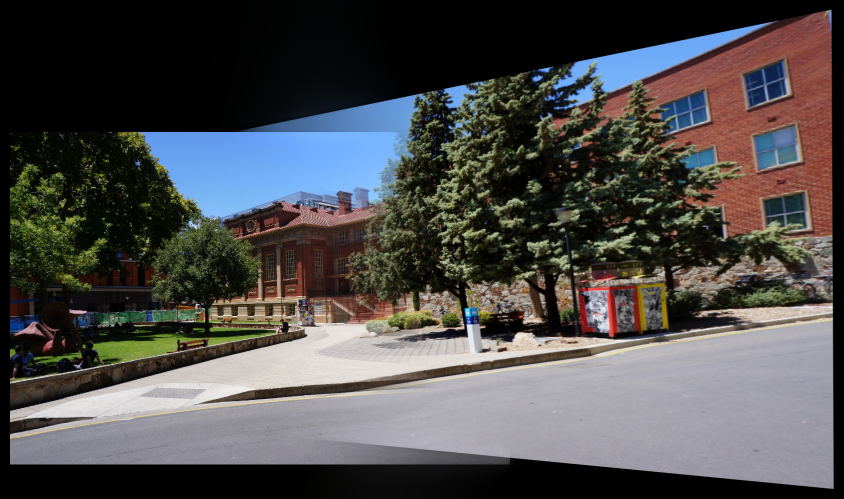
#> input picture stitched_multi.png, 1687 x 998 px, given in place of imgA.JPG, which was not available (shown at 1/2 size)
$ jupyter execute --allow-errors Attempt1.ipynb   (text cells are left out)
#> lines starting #> are read from the running program, lines starting #| are printed output that depends on the picture; pictures that were not available may be replaced by others from this repository, and a replacement may not be noted
[cell 1]
import torch, torchvision
import numpy as np
import cv2
import torch.nn.functional as F
import matplotlib.pyplot as plt
import os
import sys
import pytorch_lightning as pl

[cell 2]
FAR_Height = 640
FAR_Width = 480
BASE_DIR = os.getcwd()
FAR_MP3D_DIR = f"{BASE_DIR}/far/mp3d_loftr"
sys.path.append(FAR_MP3D_DIR)

from src.lightning.lightning_loftr import PL_LoFTR
sys.path.append(f"{FAR_MP3D_DIR}/third_party/prior_ransac")


imgA_path = f"{BASE_DIR}/imgA.JPG"
imgB_path = f"{BASE_DIR}/imgB.JPG"

[cell 3]
# [8 lines left out: function load_image_for_far, not called in this run]

#> (a cell that did not finish here is left out)

[cell 5]
from src.config.default import get_cfg_defaults

data_cfg = f"{BASE_DIR}/far/mp3d_loftr/configs/data/mp3d.py"
model_cfg = f"{BASE_DIR}/far/mp3d_loftr/configs/loftr/indoor/loftr_ds_dense.py"

# merging data and model configs
#> (the rest of this cell did not finish here and is left out)

[cell 6]
# [15 lines left out: function get_R_t_from_pose, not called in this run]

[cell 7]
import math

def make_intrinsics(w, h, hfov_deg=60.0):
    '''
    Camera Intrinsics using horizontal field of view (hfov_deg).
    fx ≈ fy, principal point is centered.
    '''
    fx = (w / 2) / math.tan(math.radians(hfov_deg) / 2)
    fy = fx
    cx = w / 2.0
    cy = h / 2.0

    K = np.array([
        [fx, 0,  cx],
        [0,  fy, cy],
        [0,  0,  1]
    ], dtype=np.float32)

    return K

def cylindrical_projection(img, K):
    '''
    Project image onto a cylinder using intrinsics K.
    '''
    h, w = img.shape[:2]
    fx = K[0, 0]
    fy = K[1, 1]
    cx = K[0, 2]
    cy = K[1, 2]

    # pixel grid
    xs = np.arange(w)
    ys = np.arange(h)
    xx, yy = np.meshgrid(xs, ys)

    # normalized camera coordinates
    x_norm = (xx - cx) / fx
    y_norm = (yy - cy) / fy

    # cylindrical projection
    theta = np.arctan(x_norm)
    h_ = y_norm / np.sqrt(1 + x_norm**2)

    # mapping back to pixel space
    x_cyl = fx * theta + cx
    y_cyl = fy * h_ + cy

    map_x = x_cyl.astype(np.float32)
    map_y = y_cyl.astype(np.float32)

    cyl = cv2.remap(
        img, map_x, map_y,
        interpolation=cv2.INTER_LINEAR,
        borderMode=cv2.BORDER_CONSTANT,
        borderValue=(0, 0, 0)
    )
    return cyl

[cell 8]
img_ref = cv2.imread(imgA_path)
#> img_ref is the input picture: shape (998, 1687, 3); mean B, G, R 76.2, 76.3, 77.5
img_tgt = cv2.imread(imgB_path)
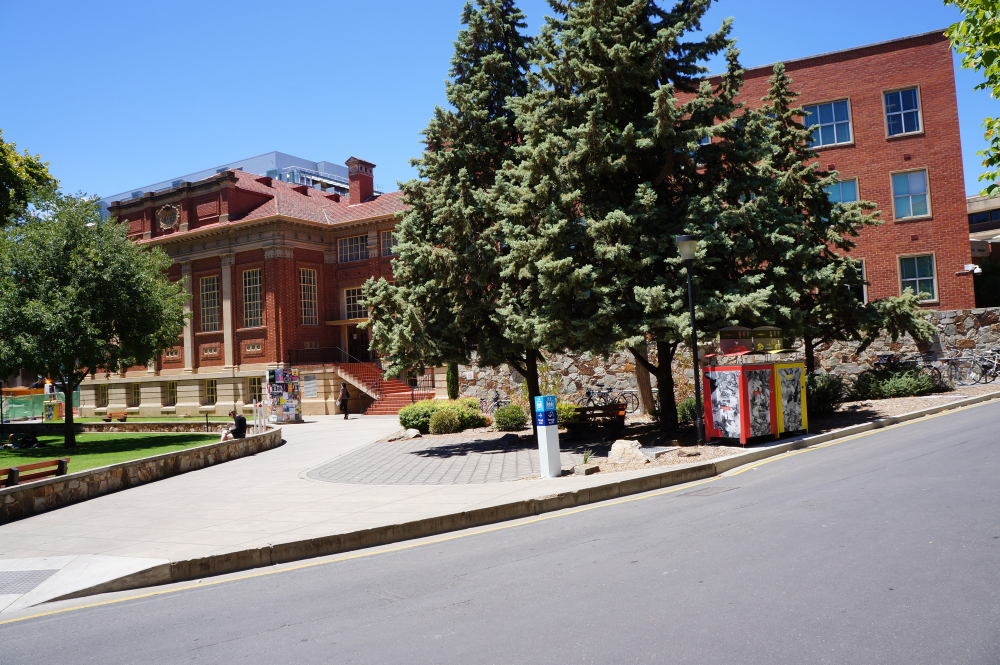
#> input picture imgB.JPG, 2000 x 1329 px (shown at 1/2 size)
#> img_tgt is the input picture: shape (1329, 2000, 3); mean B, G, R 125.6, 121.9, 119.8

if img_ref is None or img_tgt is None:
    raise FileNotFoundError("One of the images could not be loaded. Check the image paths.")

STITCH_W = 1000
STITCH_H = 665

img_ref = cv2.resize(img_ref, (STITCH_W, STITCH_H))
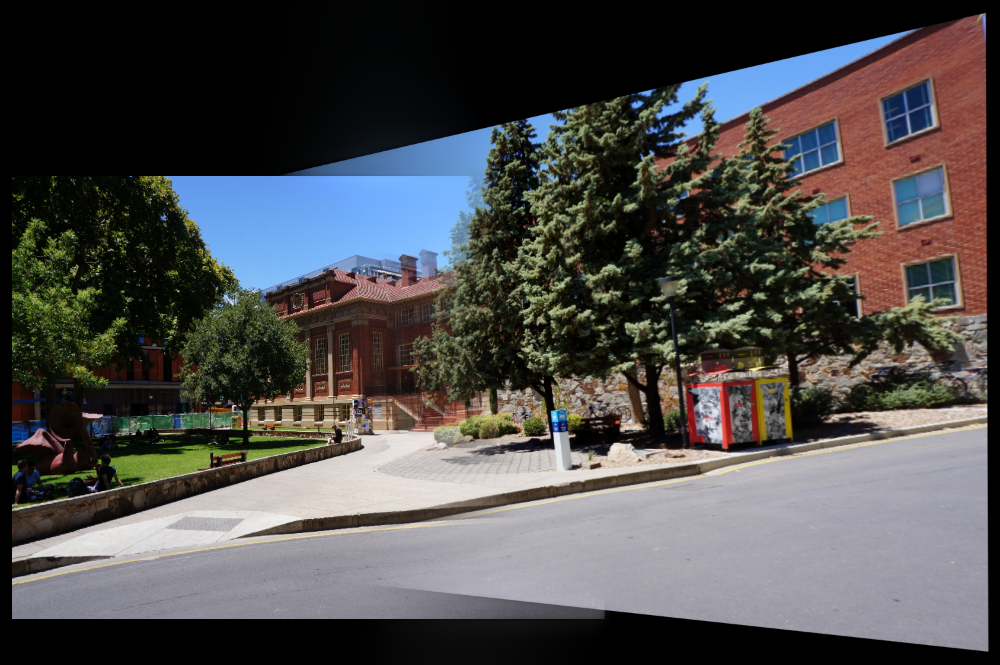
#> img_ref: shape (665, 1000, 3); mean B, G, R 76.1, 76.2, 77.4
# img_ref = cv2.resize(img_ref)
img_tgt = cv2.resize(img_tgt, (STITCH_W, STITCH_H))
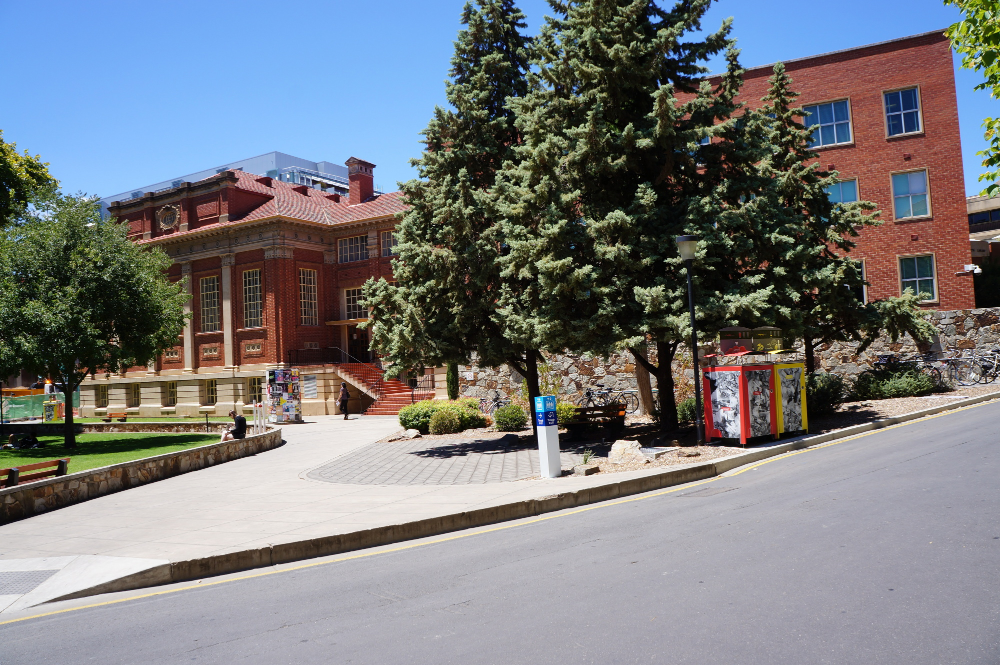
#> img_tgt: shape (665, 1000, 3); mean B, G, R 125.5, 121.8, 119.7
# img_tgt = cv2.resize(img_tgt)


K0 = make_intrinsics(STITCH_W, STITCH_H)
K1 = make_intrinsics(STITCH_W, STITCH_H)

img_ref_cyl = cylindrical_projection(img_ref, K0)
#> in cylindrical_projection, `theta = np.arctan(x_norm)`:
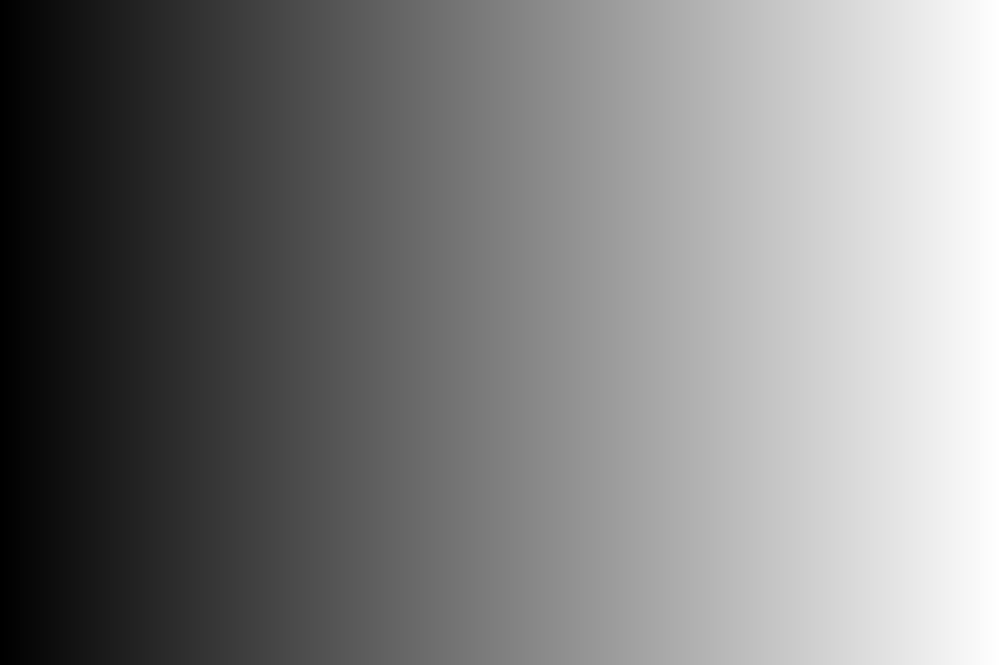
#> x_norm: shape (665, 1000) float64; min -0.577, max 0.576, mean -0.000577; drawn with min black and max white
#> in cylindrical_projection, `cyl = cv2.remap( img, map_x, map_y, interpolation=cv2.INTER_LINEAR, bo..`:
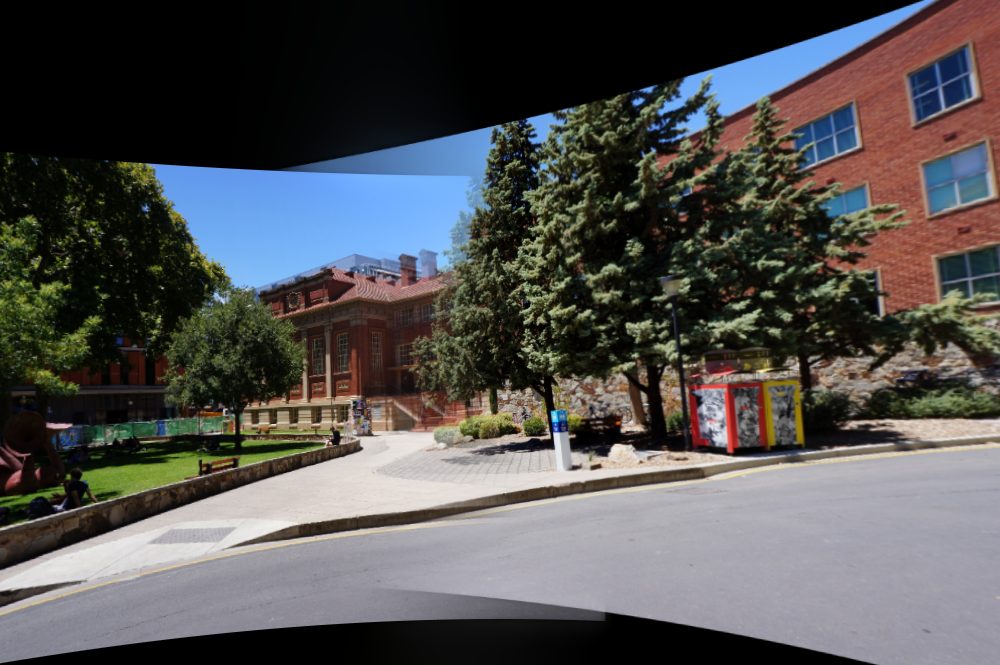
#> cyl: shape (665, 1000, 3); mean B, G, R 81.7, 81.7, 82.5
img_tgt_cyl = cylindrical_projection(img_tgt, K1)
#> in cylindrical_projection (call 2), `cyl = cv2.remap( img, map_x, map_y, interpolation=cv2.INTER_LINEAR, bo..`:
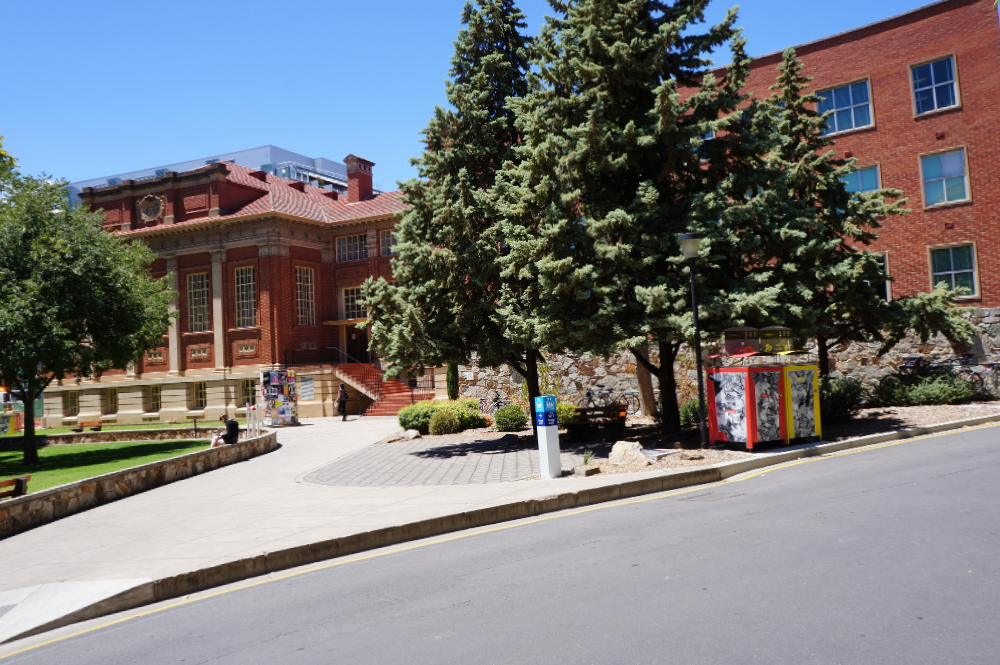
#> cyl: shape (665, 1000, 3); mean B, G, R 122, 119.8, 119.7
